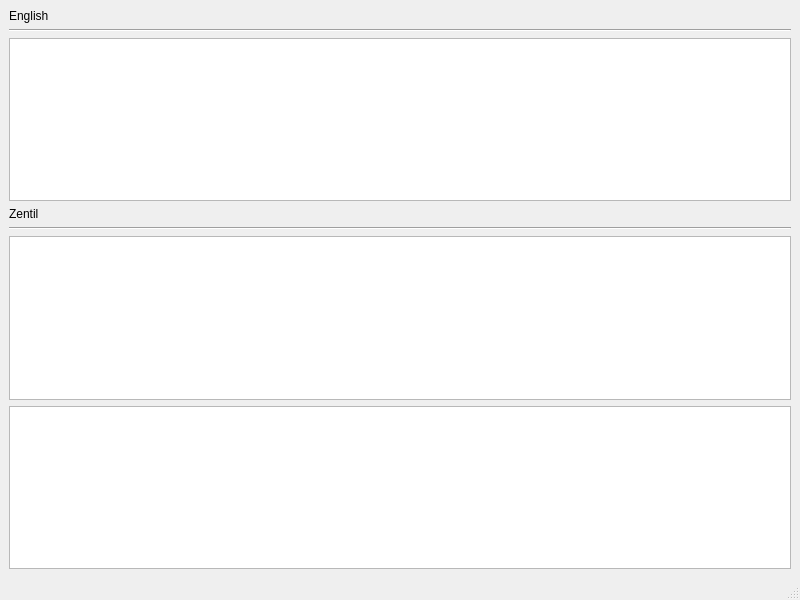
<?xml version="1.0" encoding="UTF-8"?>
<ui version="4.0">
 <class>MainWindow</class>
 <widget class="QMainWindow" name="MainWindow">
  <property name="geometry">
   <rect>
    <x>0</x>
    <y>0</y>
    <width>800</width>
    <height>600</height>
   </rect>
  </property>
  <property name="windowTitle">
   <string>MainWindow</string>
  </property>
  <widget class="QWidget" name="centralwidget">
   <layout class="QVBoxLayout" name="verticalLayout_2">
    <item>
     <layout class="QVBoxLayout" name="verticalLayout">
      <item>
       <widget class="QLabel" name="engLable">
        <property name="text">
         <string>English</string>
        </property>
       </widget>
      </item>
      <item>
       <widget class="Line" name="line_2">
        <property name="orientation">
         <enum>Qt::Horizontal</enum>
        </property>
       </widget>
      </item>
      <item>
       <widget class="QTextEdit" name="engOut"/>
      </item>
      <item>
       <widget class="QLabel" name="zenLable">
        <property name="text">
         <string>Zentil</string>
        </property>
       </widget>
      </item>
      <item>
       <widget class="Line" name="line">
        <property name="orientation">
         <enum>Qt::Horizontal</enum>
        </property>
       </widget>
      </item>
      <item>
       <widget class="QTextEdit" name="zenOut"/>
      </item>
      <item>
       <widget class="QGraphicsView" name="graphicsView"/>
      </item>
     </layout>
    </item>
   </layout>
  </widget>
  <widget class="QMenuBar" name="menubar">
   <property name="geometry">
    <rect>
     <x>0</x>
     <y>0</y>
     <width>800</width>
     <height>22</height>
    </rect>
   </property>
  </widget>
  <widget class="QStatusBar" name="statusbar"/>
 </widget>
 <resources/>
 <connections/>
</ui>
